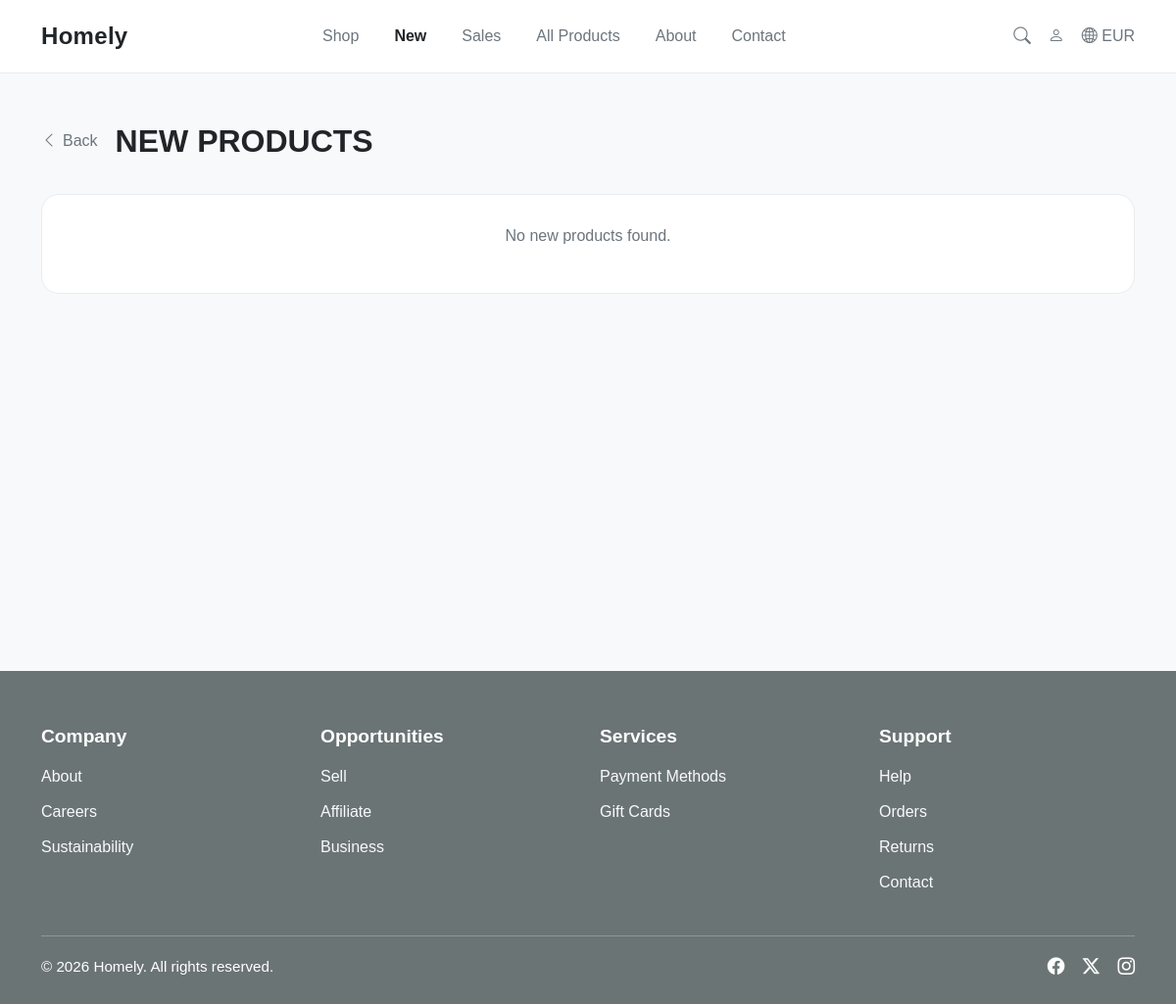
Page /new/ on the earlier database version.
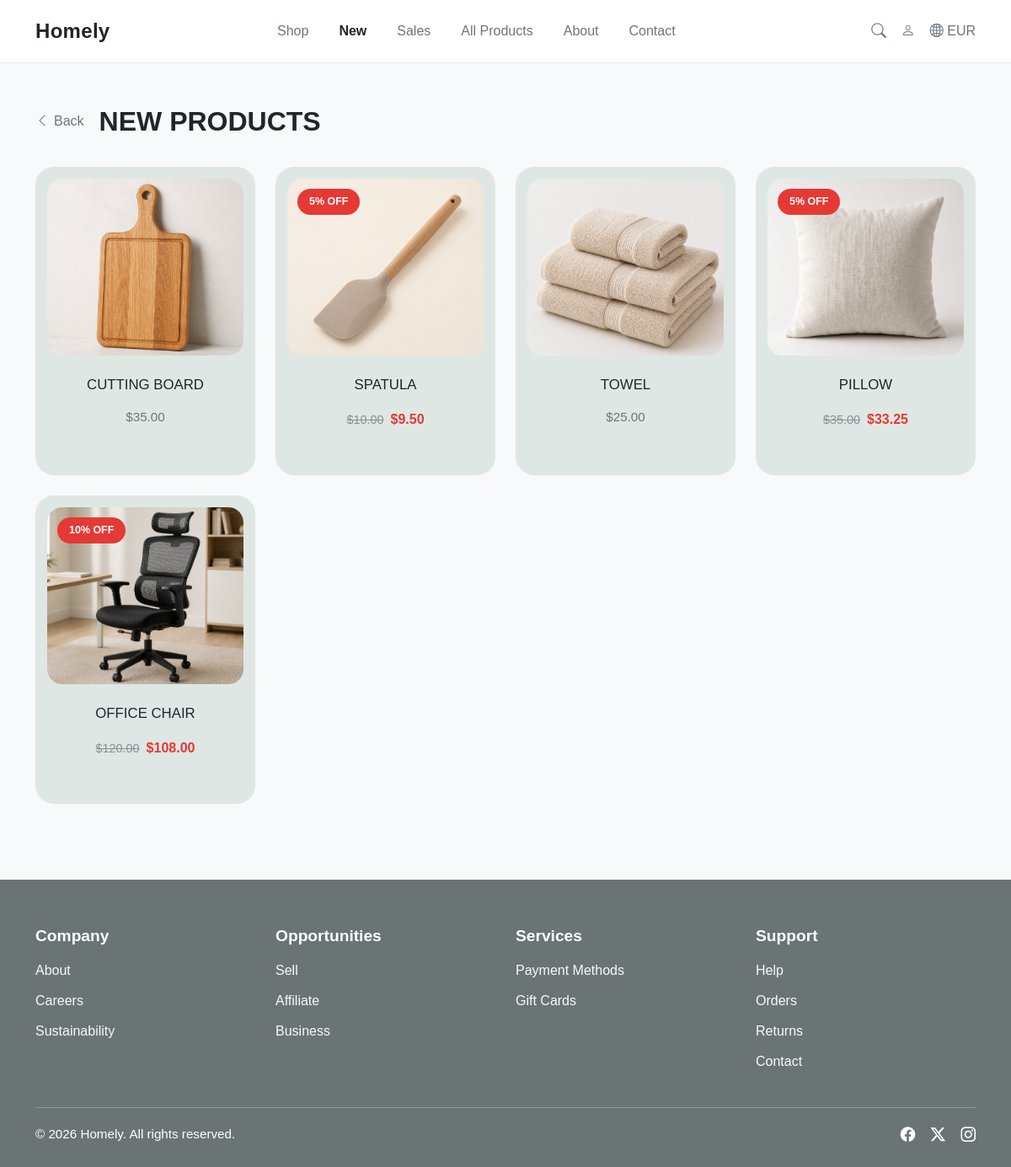
Same page on the later database version.
### store/models.py (models this page shows, shortened)
class Product(models.Model):
    category = models.ForeignKey(Category, on_delete=models.CASCADE, related_name='products')
    name = models.CharField(max_length=150)
    description = models.TextField()
    price = models.DecimalField(max_digits=10, decimal_places=2)
    stock_quantity = models.PositiveIntegerField(default=0)
    image = models.ImageField(
        upload_to='products/',
        blank=True,
        null=True,
        validators=[validate_product_image]
    )
    discount = models.PositiveIntegerField(default=0)
    is_archived = models.BooleanField(default=False)
    created_at = models.DateTimeField(auto_now_add=True)
    updated_at = models.DateTimeField(auto_now=True)
    @property
    def final_price(self):
        if self.discount > 0:
            return self.price - (self.price * self.discount / 100)
        return self.price
    @property
    def has_discount(self):
        return self.discount > 0

### store/views.py (the view)
# urls.py: path('new/', views.new_products, name='new_products'),
def new_products(request):
    products = Product.objects.filter(is_archived=False).order_by('-created_at')[:8]
    context = {
        'products': products,
    }
    return render(request, 'new_products.html', context)

### store/templates/new_products.html (shortened to what this page needs)
{% extends 'base.html' %}
{% load static %}
{% block extra_css %}
<link rel="stylesheet" href="{% static 'css/products.css' %}" />
{% endblock %}
{% block content %}
<div class="products-page">
  <div class="products-header">
    <a href="/" class="back-link">
      <i class="bi bi-chevron-left"></i>
      Back
    </a>
    <h1 class="products-title">NEW PRODUCTS</h1>
  </div>
  <div class="row g-4">
    {% for product in products %}
    <div class="col-12 col-sm-6 col-lg-3">
      <a href="/product/{{ product.id }}/" class="product-card-link">
        <div class="product-card">
          <div class="product-image-wrapper">
            {% if product.has_discount %}
            <span class="sale-badge image-sale-badge">
              {{ product.discount }}% OFF
            </span>
            {% endif %}
            {% if product.image %}
            <img
              src="{{ product.image.url }}"
              alt="{{ product.name }}"
              class="product-image"
            />
            {% else %}
            <div class="product-placeholder">
              <i class="bi bi-image"></i>
            </div>
            {% endif %}
          </div>
          <div class="product-card-body">
            <h3 class="product-name">{{ product.name }}</h3>
            {% if product.has_discount %}
            <div class="product-price discount-price-row">
              <span class="old-price">${{ product.price|floatformat:2 }}</span>
              <span class="new-price">${{ product.final_price|floatformat:2 }}</span>
            </div>
            {% else %}
            <p class="product-price">${{ product.price|floatformat:2 }}</p>
            {% endif %}
          </div>
        </div>
      </a>
    </div>
    {% empty %}
    <div class="col-12">
      <div class="empty-products-box">
        <p>No new products found.</p>
      </div>
    </div>
    {% endfor %}
  </div>
</div>
{% endblock %}

Differences in the rows shown:
added Product: image (picture), name "CUTTING BOARD", price "35.00"
added Product: discount "5", image (picture), name "SPATULA", price "10.00", final_price "9.50"
added Product: image (picture), name "TOWEL", price "25.00"
added Product: discount "5", image (picture), name "PILLOW", price "35.00", final_price "33.25"
added Product: discount "10", image (picture), name "OFFICE CHAIR", price "120.00", final_price "108.00"
Other differences:
text no longer shown: "No new products found."
